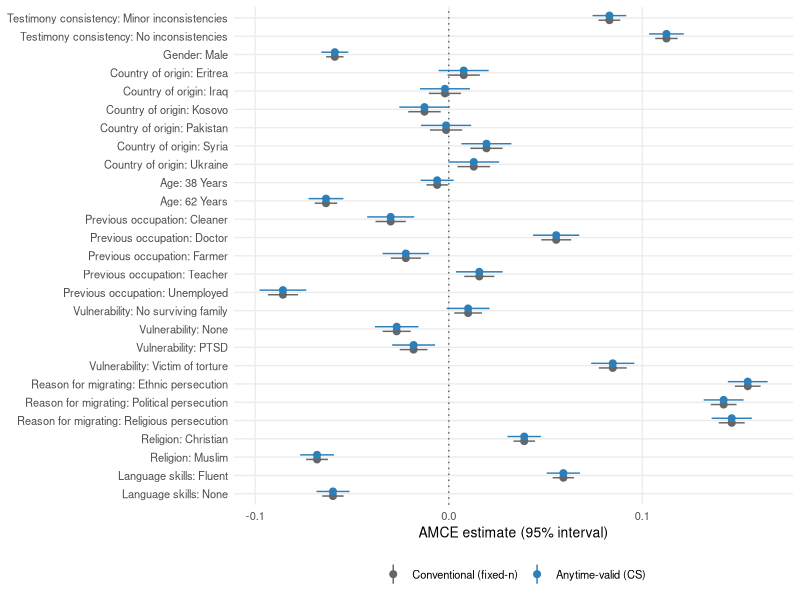

The R script that drew this image:
## ---- chunk 1
knitr::opts_chunk$set(echo = FALSE, message = FALSE, warning = FALSE, fig.align = "center")

suppressPackageStartupMessages({
  library(dplyr)
  library(tidyr)
  library(ggplot2)
  library(readr)
  library(here)
  library(knitr)
})

meta <- read_csv(here("asylum_case_study", "data", "meta.csv"), show_col_types = FALSE)
final_comparison <- read_csv(here("asylum_case_study", "data", "final_comparison.csv"), show_col_types = FALSE)
sequential_estimates <- read_csv(here("asylum_case_study", "data", "sequential_av_estimates.csv"), show_col_types = FALSE)

alpha <- meta$alpha
threshold <- 1 / alpha

## ---- Attribute bookkeeping -------------------------------------------------

attribute_display <- c(
  cconsist  = "Testimony consistency",
  cgender   = "Gender",
  corigin   = "Country of origin",
  cage      = "Age",
  cjob      = "Previous occupation",
  cvulner   = "Vulnerability",
  creason   = "Reason for migrating",
  creligion = "Religion",
  clang     = "Language skills"
)
attribute_vars <- names(attribute_display)

# Alphabetically-first level per attribute -- R's default factor() ordering,
# used (and independently verified against the raw data) as the reference
# level for every attribute below.
baseline_level <- c(
  cconsist  = "Major inconsistencies",
  cgender   = "Female",
  corigin   = "Afghanistan",
  cage      = "21 Years",
  cjob      = "Accountant",
  cvulner   = "Handicapped",
  creason   = "Economic opportunities",
  creligion = "Agnostic",
  clang     = "Broken"
)

term_attribute <- function(term) {
  attribute_vars[vapply(attribute_vars, function(a) startsWith(term, a), logical(1))][1]
}

all_terms <- final_comparison |> distinct(term) |> pull(term)
term_attr_map <- vapply(all_terms, term_attribute, character(1))
term_level_map <- substring(all_terms, nchar(term_attr_map) + 1)
term_labels <- setNames(paste0(attribute_display[term_attr_map], ": ", term_level_map), all_terms)
term_order <- all_terms

stopifnot(length(all_terms) == 27, !anyNA(term_attr_map))

sequential_estimates <- sequential_estimates |>
  mutate(label = factor(term_labels[term], levels = term_labels[term_order]))

final_comparison <- final_comparison |>
  mutate(
    label  = factor(term_labels[term], levels = rev(term_labels[term_order])),
    method = factor(method, levels = c("Conventional (fixed-n)", "Anytime-valid (CS)"))
  )

# Reference table of attributes and levels for the Data section.
attribute_table <- tibble(attribute = attribute_vars) |>
  rowwise() |>
  mutate(
    Variable = attribute,
    Attribute = attribute_display[[attribute]],
    Levels = paste0(
      baseline_level[[attribute]], " (baseline), ",
      paste(term_level_map[term_attr_map == attribute], collapse = ", ")
    )
  ) |>
  ungroup() |>
  select(Variable, Attribute, Levels)

## ---- Curated 9: one coefficient per attribute, for the two over-time figures
## Rule: within each attribute, the non-baseline level with the largest |t|
## statistic in the FINAL full-sample fit. sequential_estimates at G == max(G)
## is exactly that final full-sample fit, since G_total is always included in
## the sequential grid (see 02_sequential_analysis.R).

final_fit_stats <- sequential_estimates |>
  filter(G == max(G)) |>
  mutate(attribute = vapply(term, term_attribute, character(1)))
stopifnot(max(final_fit_stats$G) == meta$G_total, nrow(final_fit_stats) == length(all_terms))

curated <- final_fit_stats |>
  group_by(attribute) |>
  slice_max(abs(statistic), n = 1, with_ties = FALSE) |>
  ungroup() |>
  mutate(attribute_label = attribute_display[attribute]) |>
  arrange(match(attribute, attribute_vars))

curated_terms <- curated$term
stopifnot(
  length(curated_terms) == length(attribute_vars),
  length(unique(curated_terms)) == length(attribute_vars)
)

sequential_curated <- sequential_estimates |> filter(term %in% curated_terms)

curated_table <- curated |>
  transmute(
    Attribute = attribute_label,
    Level = term_level_map[match(term, all_terms)],
    Estimate = sprintf("%.3f", estimate),
    `t statistic` = sprintf("%.1f", statistic)
  )

## ---- Verified facts used in the prose below --------------------------------
## (Computed here from the generated CSVs and never hand-typed, per this
## paper's verification policy for real-data case studies: every specific
## numeric claim below is checked against actual output, and several are
## additionally guarded by stopifnot() so the report fails to render, rather
## than silently stating something false, if the underlying data changes.)

# First G at which each curated term's e-value crosses 1/alpha.
G_cross_curated <- vapply(curated_terms, function(tm) {
  sub <- sequential_curated[sequential_curated$term == tm, ]
  min(sub$G[sub$e_value >= threshold])
}, numeric(1))
names(G_cross_curated) <- curated_terms
stopifnot(all(is.finite(G_cross_curated))) # every curated term crosses eventually

fastest_term <- names(which.min(G_cross_curated))
slowest_term <- names(which.max(G_cross_curated))

# Non-monotonicity: does e_value dip back below the threshold after its first
# crossing, for any curated term?
nonmonotonic_curated <- curated_terms[vapply(curated_terms, function(tm) {
  sub <- sequential_curated[sequential_curated$term == tm, ]
  gc <- G_cross_curated[[tm]]
  any(sub$e_value[sub$G >= gc] < threshold)
}, logical(1))]

# CS finiteness: t_radius() depends only on (g*, G, alpha), not on the
# coefficient's own estimate/SE, so every one of the 27 coefficients' bounds
# should become (and remain) finite at exactly the same G.
finite_mask <- is.finite(sequential_estimates$conf.low) & is.finite(sequential_estimates$conf.high)
finiteness_onset <- min(sequential_estimates$G[finite_mask])
stopifnot(
  all(sequential_estimates$G[!finite_mask] < finiteness_onset),
  all(finite_mask[sequential_estimates$G >= finiteness_onset])
)

# Ribbon cap for Figure 1: chosen larger than every finite bound observed
# among the curated terms, so the cap only ever clips genuinely-infinite
# early bounds, never a legitimate finite one.
cs_cap <- 0.6
widest_finite <- max(
  abs(sequential_curated$conf.low[is.finite(sequential_curated$conf.low)]),
  abs(sequential_curated$conf.high[is.finite(sequential_curated$conf.high)])
)
stopifnot(widest_finite <= cs_cap)

# e-value cap for Figure 2: some e-values overflow double-precision floating
# point (become literally Inf) for very large final test statistics. Exactly
# one curated term does this, and only in the last portion of the range. The
# cap (e_cap) is chosen above every finite value reached by the *other* eight
# curated terms, so it only ever affects that one term's tail.
curated_inf_terms <- sequential_curated |> filter(is.infinite(e_value)) |> distinct(term) |> pull(term)
stopifnot(length(curated_inf_terms) == 1, curated_inf_terms == curated$term[curated$attribute == "creason"])
e_overflow_term <- curated_inf_terms
e_overflow_label <- term_labels[[e_overflow_term]]
e_cap <- 1e300

other_curated_max_finite <- max(sequential_curated$e_value[
  is.finite(sequential_curated$e_value) & sequential_curated$term != e_overflow_term
])
stopifnot(other_curated_max_finite < e_cap)

# First G at which the *displayed* (capped) line for e_overflow_term departs
# from its true value, i.e. first reaches the cap; and, separately, the
# (later) G at which it becomes literally infinite in double precision.
e_overflow_onset <- sequential_curated |>
  filter(term == e_overflow_term, e_value >= e_cap) |>
  summarize(g = min(G)) |>
  pull(g)
e_overflow_inf_onset <- sequential_curated |>
  filter(term == e_overflow_term, is.infinite(e_value)) |>
  summarize(g = min(G)) |>
  pull(g)
stopifnot(e_overflow_onset <= e_overflow_inf_onset)

# Final-sample significance comparison across all 27 AMCEs: conventional
# fixed-n vs. anytime-valid, both read off the same final model fit.
sig_status <- final_comparison |> mutate(excludes_zero = conf.low > 0 | conf.high < 0)
conv_sig <- sig_status |> filter(method == "Conventional (fixed-n)") |> select(term, conv_sig = excludes_zero)
av_sig   <- sig_status |> filter(method == "Anytime-valid (CS)")     |> select(term, av_sig = excludes_zero)
final_wide <- inner_join(conv_sig, av_sig, by = "term")
stopifnot(nrow(final_wide) == length(all_terms))

n_both_sig    <- sum(final_wide$conv_sig & final_wide$av_sig)
n_conv_only   <- sum(final_wide$conv_sig & !final_wide$av_sig)
n_av_only     <- sum(!final_wide$conv_sig & final_wide$av_sig)
n_neither_sig <- sum(!final_wide$conv_sig & !final_wide$av_sig)
stopifnot(n_both_sig + n_conv_only + n_av_only + n_neither_sig == length(all_terms))

conv_only_terms <- final_wide$term[final_wide$conv_sig & !final_wide$av_sig]
neither_terms   <- final_wide$term[!final_wide$conv_sig & !final_wide$av_sig]
conv_only_labels_text <- paste(term_labels[conv_only_terms], collapse = "; ")
neither_labels_text   <- paste(term_labels[neither_terms], collapse = "; ")

# Among the conv-only terms, which ones' e-value *ever* crossed the threshold
# at some earlier G before falling back below it by the final sample?
conv_only_ever_crossed <- conv_only_terms[vapply(conv_only_terms, function(tm) {
  any(sequential_estimates$e_value[sequential_estimates$term == tm] >= threshold)
}, logical(1))]
conv_only_never_crossed <- setdiff(conv_only_terms, conv_only_ever_crossed)
## ---- chunk 2
cat(paste0(
  "- **", attribute_table$Attribute, "** (`", attribute_table$Variable, "`): ",
  attribute_table$Levels
), sep = "\n")
## ---- chunk 3
kable(curated_table, align = c("l", "l", "r", "r"))
## ---- chunk 4
ggplot(
  final_comparison,
  aes(x = label, y = estimate, ymin = conf.low, ymax = conf.high, color = method)
) +
  geom_hline(yintercept = 0, linetype = "dotted", color = "grey40") +
  geom_pointrange(position = position_dodge(width = 0.5), size = 0.35, linewidth = 0.5) +
  coord_flip() +
  scale_color_manual(values = c(
    "Conventional (fixed-n)" = "grey40",
    "Anytime-valid (CS)"     = "#2C7FB8"
  )) +
  labs(x = NULL, y = "AMCE estimate (95% interval)", color = NULL) +
  theme_minimal(base_size = 10) +
  theme(legend.position = "bottom", panel.grid.minor = element_blank())
